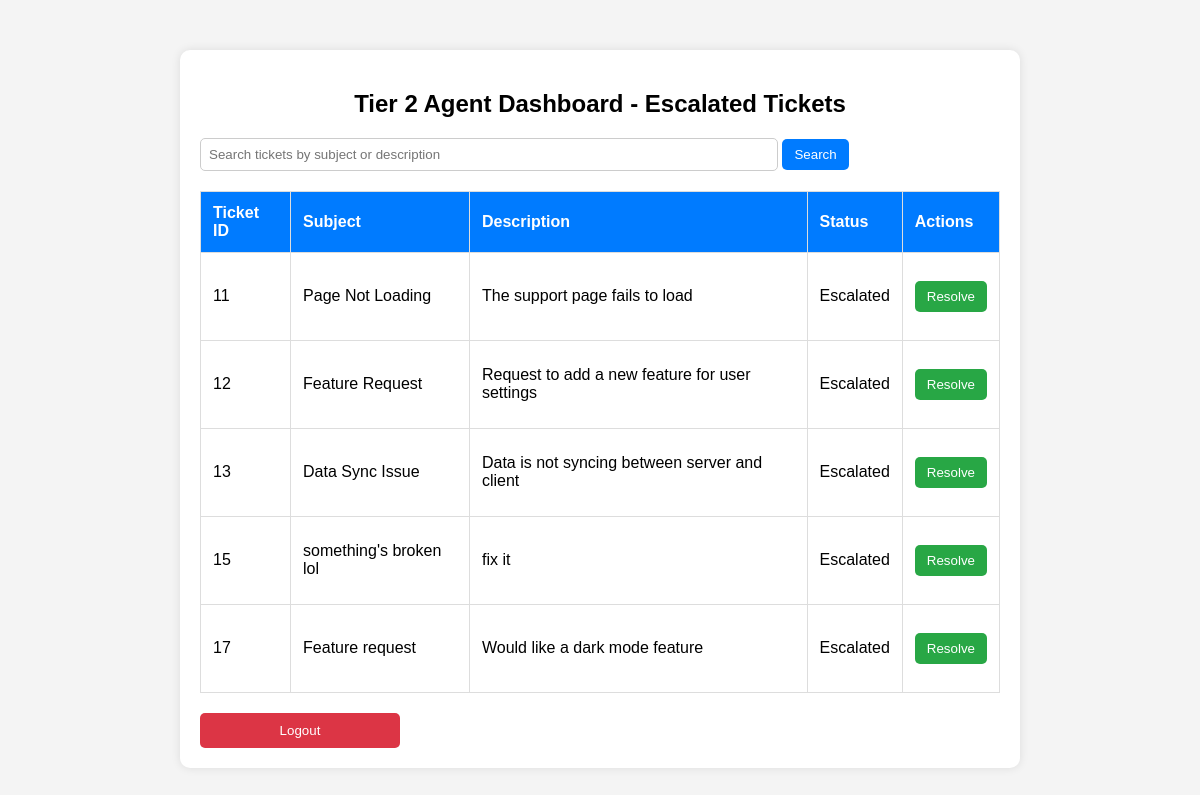
Screenshot of /agent_dashboard_2.php (signed in) with the database file from the repository.
### tables this page shows
CREATE TABLE `tickets` (
  `ticket_id` int(11) NOT NULL,
  `subject` varchar(255) NOT NULL,
  `description` text NOT NULL,
  `status` enum('Open','Resolved','Escalated','Closed') NOT NULL DEFAULT 'Open',
  `username` varchar(50) NOT NULL,
  `created_at` timestamp NOT NULL DEFAULT current_timestamp(),
  `resolved_at` timestamp NULL DEFAULT NULL
);

### agent_dashboard_2.php (the view, shortened to what this page needs)
<!DOCTYPE html>
<html lang="en">
<head>
</head>
<body>
    <div class="container">
        <h2>Tier 2 Agent Dashboard - Escalated Tickets</h2>
        <form class="search-form" method="post">
        <input type="text" name="search" placeholder="Search tickets by subject or description">
        <button type="submit" class="search-button">Search</button>
        </form>
        <table>
            <thead>
                <tr>
                    <th>Ticket ID</th>
                    <th>Subject</th>
                    <th>Description</th>
                    <th>Status</th>
                    <th>Actions</th>
                </tr>
            </thead>
            <tbody>
                <?php
                $servername = "localhost";
                $username = "root";
                $password = "";
                $dbname = "support_system";
                $conn = new mysqli($servername, $username, $password, $dbname);
                $search = isset($_POST['search']) ? $_POST['search'] : '';
                if ($search)
                {
                    $sql = "SELECT ticket_id, subject, description, status
                            FROM tickets
                            WHERE status = 'Escalated'
                            AND (subject LIKE '%$search%' OR description LIKE '%$search%')";
                }
                else
                {
                    $sql = "SELECT ticket_id, subject, description, status FROM tickets WHERE status = 'Escalated'";
                }
                $result = $conn->query($sql);
                if ($result->num_rows > 0)
                {
                    while ($row = $result->fetch_assoc())
                    {
                        echo "<tr>";
                        echo "<td>" . $row['ticket_id'] . "</td>";
                        echo "<td>" . $row['subject'] . "</td>";
                        echo "<td>" . $row['description'] . "</td>";
                        echo "<td>" . $row['status'] . "</td>";
                        echo "<td>";
                        echo "<p>";
                        echo "<form style='display:inline;' action='resolve_ticket.php' method='post'>";
                        echo "<button type='submit'>Resolve</button>";
                        echo "</form>";
                        echo "</td>";
                        echo "</tr>";
                    }
                }
                else
                {
                    echo "<tr><td colspan='5'>No escalated tickets found</td></tr>";
                }
                ?>
            </tbody>
        </table>
        <form action="logout.php" method="post">
            <button type="submit" class="logout-button">Logout</button>
        </form>
    </div>
</body>
</html>

### agent_dashboard_2.php (style rules this page uses)
body { font-family: Arial, sans-serif; background-color: #f4f4f4; }
.container { margin: 50px auto; max-width: 800px; padding: 20px; background-color: white; border-radius: 10px; box-shadow: 0px 0px 10px rgba(0, 0, 0, 0.1); }
h2 { text-align: center; }
.search-form { margin-bottom: 20px; }
input[type="text"] { padding: 8px; width: 70%; border-radius: 5px; border: 1px solid #ccc; }
.search-button { padding: 8px 12px; background-color: #007bff; color: white; border: none; border-radius: 5px; cursor: pointer; }
table { width: 100%; border-collapse: collapse; margin-top: 20px; }
table, th, td { border: 1px solid #ddd; }
th, td { padding: 12px; text-align: left; }
th { background-color: #007bff; color: white; }
button { padding: 8px 12px; background-color: #28a745; color: white; border: none; border-radius: 5px; cursor: pointer; }
.logout-button { display: block; width: 25%; padding: 10px; background-color: #dc3545; color: white; border: none; border-radius: 5px; text-align: center; cursor: pointer; margin-top: 20px; }

### rows the page displays
tickets: ticket_id "11", subject "Page Not Loading", description "The support page fails to load", status "Escalated"
tickets: ticket_id "12", subject "Feature Request", description "Request to add a new feature for user settings", status "Escalated"
tickets: ticket_id "13", subject "Data Sync Issue", description "Data is not syncing between server and client", status "Escalated"
tickets: ticket_id "15", subject "something's broken lol", description "fix it", status "Escalated"
tickets: ticket_id "17", subject "Feature request", description "Would like a dark mode feature", status "Escalated"
